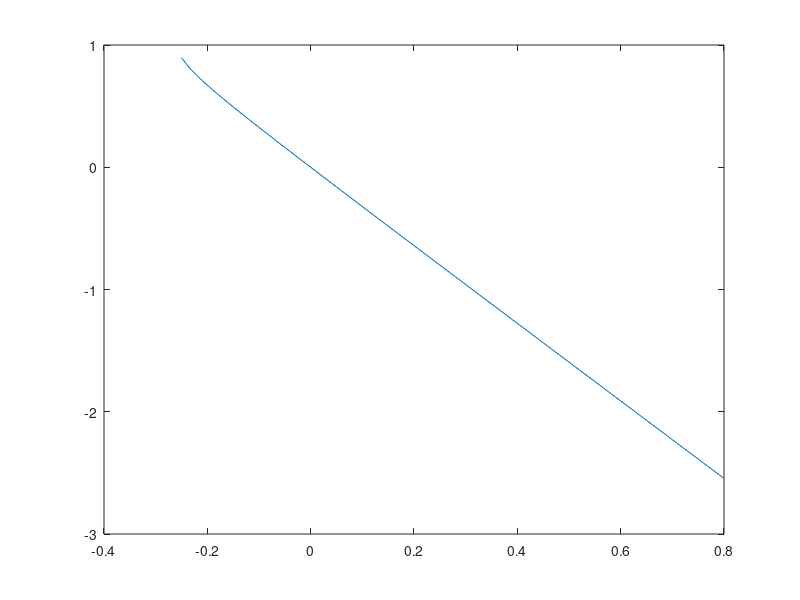

Write the MATLAB code that produced this figure. (Note: this script raises an error after producing the figure.)
y1=[];
z=0;
for f11=0:0.01:0.8
%f1 = @(F11) (0.788256e-4*(-.1460449123+2.01576512*F11+4.*F11^2-.4*F12^2+.8*F12))*(-.1460431863+2.01576512*F11+4.*F11^2-.4*F12^2+.8*F12)*(-.4057186668+5.599347555*F11+11.11111111*F11^2-1.111111111*F12^2+2.222222222*F12)/(2.666666666*F11^6+4.170510079*F11^5+(1.915472464-.7999999997*F12^2+1.599999999*F12)*F11^4+(.1081471157-.8341020156*F12^2+1.668204032*F12)*F11^3+(-0.621324313100000e-1-.319999999900000*F12^3+0.7999999997e-1*F12^4+.154090666100000*F12^2+.331818667600000*F12)*F11^2+(0.424712231300000e-2+.193669133000000*F12^2-0.536974597000000e-1*F12-.166820403200000*F12^3+0.4170510079e-1*F12^4)*F11+0.159999999899729e-1*F12^5-0.2666666666e-2*F12^6+0.315884983998586e-1*F12^3-0.345637912398884e-1*F12^4-0.110616269699447e-1*F12^2+0.161292373999151e-2*F12-0.824699089195538e-4)+0.8271123238e-2;
f1=@(f12) (0.4499999999e-2*f12^7-0.3149999999e-1*f12^6+(-.1350000000*f11^2-0.7037624749e-1*f11+0.8532676680e-1)*f12^5+(.6749999999*f11^2+.3518812377*f11-.1116338340)*f12^4+(1.350000000*f11^4+1.40752495000000*f11^3-.608320764900000*f11-.800047835100000*f11^2+0.719752263400000e-1)*f12^3+(-4.049999999*f11^4+.417437344500000*f11-.299856494500000*f11^2-4.22257485100000*f11^3-0.213903430800000e-1)*f12^2+(-4.499999999*f11^6-.532198328200001*f11^4-7.03762474900000*f11^5-0.977896198799999e-1*f11+.664759008600000*f11^2+2.63262176000000*f11^3+0.286137125000000e-2)*f12+.182428140399999*f11^3+3.23219832900000*f11^4+7.03762474900000*f11^5+4.499999999*f11^6-0.139187324600000e-3-.104854679100000*f11^2+0.716805035899999e-2*f11)/((-.1095523154+1.511749833*f11+3.*f11^2+.6*f12-.3*f12^2)*(-0.3652084731e-1+.503916611*f11+f11^2+.2*f12-.1*f12^2)*(-1.+f12)*(-.1460680494+2.015666444*f11+4.*f11^2+.8*f12-.4*f12^2))+0.2381672552;
z=fsolve(f1,z);
y1=[y1,z];
end

y1=fliplr(y1);
for f11=-0.01:-0.01:-0.25
%f1 = @(F11) (0.788256e-4*(-.1460449123+2.01576512*F11+4.*F11^2-.4*F12^2+.8*F12))*(-.1460431863+2.01576512*F11+4.*F11^2-.4*F12^2+.8*F12)*(-.4057186668+5.599347555*F11+11.11111111*F11^2-1.111111111*F12^2+2.222222222*F12)/(2.666666666*F11^6+4.170510079*F11^5+(1.915472464-.7999999997*F12^2+1.599999999*F12)*F11^4+(.1081471157-.8341020156*F12^2+1.668204032*F12)*F11^3+(-0.621324313100000e-1-.319999999900000*F12^3+0.7999999997e-1*F12^4+.154090666100000*F12^2+.331818667600000*F12)*F11^2+(0.424712231300000e-2+.193669133000000*F12^2-0.536974597000000e-1*F12-.166820403200000*F12^3+0.4170510079e-1*F12^4)*F11+0.159999999899729e-1*F12^5-0.2666666666e-2*F12^6+0.315884983998586e-1*F12^3-0.345637912398884e-1*F12^4-0.110616269699447e-1*F12^2+0.161292373999151e-2*F12-0.824699089195538e-4)+0.8271123238e-2;
f1=@(f12) (0.4499999999e-2*f12^7-0.3149999999e-1*f12^6+(-.1350000000*f11^2-0.7037624749e-1*f11+0.8532676680e-1)*f12^5+(.6749999999*f11^2+.3518812377*f11-.1116338340)*f12^4+(1.350000000*f11^4+1.40752495000000*f11^3-.608320764900000*f11-.800047835100000*f11^2+0.719752263400000e-1)*f12^3+(-4.049999999*f11^4+.417437344500000*f11-.299856494500000*f11^2-4.22257485100000*f11^3-0.213903430800000e-1)*f12^2+(-4.499999999*f11^6-.532198328200001*f11^4-7.03762474900000*f11^5-0.977896198799999e-1*f11+.664759008600000*f11^2+2.63262176000000*f11^3+0.286137125000000e-2)*f12+.182428140399999*f11^3+3.23219832900000*f11^4+7.03762474900000*f11^5+4.499999999*f11^6-0.139187324600000e-3-.104854679100000*f11^2+0.716805035899999e-2*f11)/((-.1095523154+1.511749833*f11+3.*f11^2+.6*f12-.3*f12^2)*(-0.3652084731e-1+.503916611*f11+f11^2+.2*f12-.1*f12^2)*(-1.+f12)*(-.1460680494+2.015666444*f11+4.*f11^2+.8*f12-.4*f12^2))+0.2381672552;
z=fsolve(f1,z);
y1=[y1,z];
end

y1=fliplr(y1);
x1=-0.25:0.01:0.8;
figure()
plot(x1,y1)
hold on
% plot(0.7489,-2.3888,'ro')
% hold on
% plot(3.74401258201093,-11.8756163259653,'ro')
plot(sol_para_FM(:,5),sol_para_FM(:,6)) %f11 f12

figure()
plot(sol_para_FM(:,6),sol_para_FM(:,7)) %f12 f21
hold on
plot(sol_para_FM(:,6),sol_para_FM(:,6)*-0.1) 

% 
% function fx=funx(F12)
% F11=-0.1;
%     fx=(0.788256e-4*(-.1460449123+2.01576512*F11+4.*F11^2-.4*F12^2+.8*F12))*(-.1460431863+2.01576512*F11+4.*F11^2-.4*F12^2+.8*F12)*(-.4057186668+5.599347555*F11+11.11111111*F11^2-1.111111111*F12^2+2.222222222*F12)/(2.666666666*F11^6+4.170510079*F11^5+(1.915472464-.7999999997*F12^2+1.599999999*F12)*F11^4+(.1081471157-.8341020156*F12^2+1.668204032*F12)*F11^3+(-0.621324313100000e-1-.319999999900000*F12^3+0.7999999997e-1*F12^4+.154090666100000*F12^2+.331818667600000*F12)*F11^2+(0.424712231300000e-2+.193669133000000*F12^2-0.536974597000000e-1*F12-.166820403200000*F12^3+0.4170510079e-1*F12^4)*F11+0.159999999899729e-1*F12^5-0.2666666666e-2*F12^6+0.315884983998586e-1*F12^3-0.345637912398884e-1*F12^4-0.110616269699447e-1*F12^2+0.161292373999151e-2*F12-0.824699089195538e-4)+0.8271123238e-2;
% end
